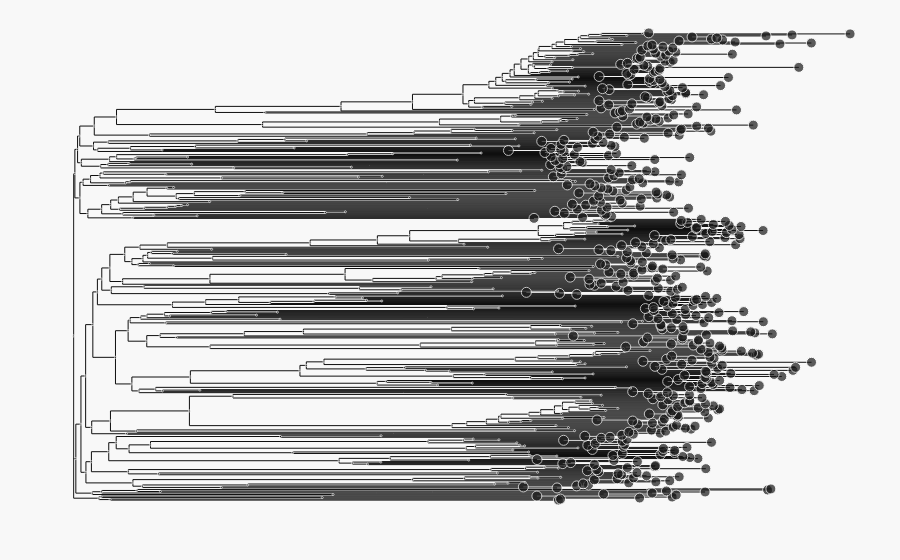

Write notebook code for a chart like this one.
### Markdown cell above
### Final tree, from deduped distance matrix with outlier leaves removed

### Code cell
df_distmat_003_no_outs = remove_accessions_from_df(df_distmat_003, outliers=outliers)
dm_003_no_outs = make_phylo_distMatrix(df_distmat_003_no_outs)
tree_003_no_outs = constructor.nj(dm_003_no_outs)
Phylo.write(tree_003_no_outs, format='newick', file='./nj_trees/tree_003.nwk')
tree_003_no_outs_fig = jw_draw_tree.create_tree(tree_003_no_outs, node_color_dict=node_color_dict)
go.Figure(tree_003_no_outs_fig)
